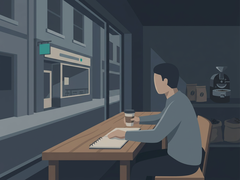
#> input picture apps/pipeline/tests/fixtures/collapsed-track/leaf-00.png, 240 x 180 px
$ python -i variety.py   (imports and definitions only)
#> lines starting #> are read from the running program, lines starting #| are printed output that depends on the picture
### apps/pipeline/src/zoomout_pipeline/logging.py
"""Structured logging.

Node boundaries log the run id and, once WP17 exists, the Leaf id. Every model call logs
its token spend. Cost is a first-class concern: the per-Track number decides whether the
library can grow, and it cannot be reconstructed after the fact from unstructured logs.
"""

from __future__ import annotations

import logging
import sys
from typing import Any

import structlog


# [22 lines left out: function configure_logging, not called in this run]


def get_logger(name: str, **initial: Any) -> structlog.stdlib.BoundLogger:
    """A logger bound with whatever context the caller already knows."""
    logger: structlog.stdlib.BoundLogger = structlog.get_logger(name)
    if initial:
        logger = logger.bind(**initial)
    return logger

### apps/pipeline/src/zoomout_pipeline/assets/variety.py
"""Whether a Track's illustrations are actually different pictures.

**This measures the pictures, not the labels.** A setting label can read "construction site"
over a rendering of a desk, so the places a run decided are reported here as a supporting
signal and are never the verdict. The verdict comes from the pixels.

**It measures composition and deliberately ignores colour.** That is the design, not an
omission. The palette is the identity: every illustration in this library sits in the same four
dark surfaces with one teal accent, so a check that scored colour variety would mark the house
style *working* as a failure. What must vary is where the shapes are.

## Two things that were tried and did not work, recorded because they look reasonable

**Luminance layout does not see the failure.** Track 42 — eighteen seated figures at a table,
a collapse obvious to anyone who looks at the set — scores a *higher* median pairwise distance
on a downsampled brightness grid than the six-image anchor set does. The reason is that these
pictures differ enormously in where the light is (a window left, a wedge from the top right)
and not at all in what is in them, and a brightness grid measures exactly the part that varies.
So the signature below is built from **edge density**: contours are the subject, and a soft
background gradient has almost none.

**The median distance over all pairs does not see it either** — 0.80 for Track 42 against 0.79
for the anchors. A collapsed set still contains distant pairs, because even eighteen desks are
framed differently. What "collapsed" actually means is that **every picture has a near twin**,
and the statistic for that is the distance from each image to its *nearest neighbour*. On that
measure the same two sets read 0.50 and 0.67, which is the separation a human eye makes.
"""

from __future__ import annotations

import io
import math
from collections.abc import Sequence
from dataclasses import dataclass
from statistics import median

from PIL import Image, ImageFilter

from zoomout_pipeline.logging import get_logger

# [1 line that did not run here, left out]

# The grid the edge map is pooled into. Coarse enough that a chair moved twenty pixels is not
# "variety"; fine enough to tell a wide room from a close pair of hands.
GRID_WIDTH = 24
GRID_HEIGHT = 18

# Edges are found at this multiple of the grid and then mean-pooled down. Finding edges
# directly on a 24x18 thumbnail measures nothing — there are no contours left at that size.
EDGE_DETAIL_FACTOR = 4

# The floor on the median nearest-neighbour distance, below which a set has collapsed.
#
# **Calibrated against measured sets, and the calibration is thin — two real Tracks and the
# anchor set.** Revisit it on the third Track rather than trusting it. The measurements behind
# this number are in WP30's completion report; the synthetic ends of the scale are pinned in
# `tests/test_variety.py` so a change here fails a test rather than passing silently.
MIN_MEDIAN_NEAREST_DISTANCE = 0.60

# Two images closer than this are the same composition wearing different furniture. Reported
# per pair so a human can look at the two Leaves named rather than at a statistic.
NEAR_DUPLICATE_DISTANCE = 0.35


@dataclass(frozen=True)
class VarietyReport:
    """What a Track's illustrations look like taken as a set."""

    count: int
    median_nearest: float
    min_nearest: float
    nearest_by_index: tuple[tuple[int, int, float], ...]
    near_duplicate_pairs: tuple[tuple[int, int, float], ...]
    distinct_places: int | None
    place_labels: tuple[str, ...]

    @property
    def collapsed(self) -> bool:
        """Whether this has stopped being a set of different pictures."""
        return self.median_nearest < MIN_MEDIAN_NEAREST_DISTANCE

    @property
    def passed(self) -> bool:
        return not self.collapsed

    def summary(self) -> str:
        verdict = "COLLAPSED" if self.collapsed else "varied"
        lines = [
            f"{verdict}: {self.count} images, median nearest-neighbour distance "
            f"{self.median_nearest:.3f} (floor {MIN_MEDIAN_NEAREST_DISTANCE:.2f}), "
            f"closest pair {self.min_nearest:.3f}"
        ]
        if self.near_duplicate_pairs:
            pairs = ", ".join(f"{a}~{b} ({d:.2f})" for a, b, d in self.near_duplicate_pairs[:8])
            lines.append(f"  {len(self.near_duplicate_pairs)} near-duplicate pairs: {pairs}")
        if self.distinct_places is not None:
            lines.append(
                f"  settings named: {self.distinct_places} distinct places for {self.count} Leaves"
            )
        return "\n".join(lines)

    def crowded(self) -> list[tuple[int, int, float]]:
        """The images whose nearest neighbour is inside the near-duplicate radius."""
        return [item for item in self.nearest_by_index if item[2] < NEAR_DUPLICATE_DISTANCE]


def composition_signature(data: bytes) -> tuple[float, ...]:
    """One image reduced to where its edges are.

    Greyscale, edges found at a size where there are edges to find, mean-pooled into a coarse
    grid, then z-scored. The z-score is what makes this a composition measure rather than a
    contrast measure: the same room drawn darker scores as the same room, which is correct,
    and two different rooms do not collapse onto each other merely for both being dark — which
    matters here, because every image in this library is dark by contract.
    """
    detail = (GRID_WIDTH * EDGE_DETAIL_FACTOR, GRID_HEIGHT * EDGE_DETAIL_FACTOR)
    with Image.open(io.BytesIO(data)) as image:
        large = image.convert("L").resize(detail, Image.Resampling.BILINEAR)
        edges = large.filter(ImageFilter.FIND_EDGES)
        grid = edges.resize((GRID_WIDTH, GRID_HEIGHT), Image.Resampling.BOX)
        cells = [float(value) for value in grid.tobytes()]

    mean = sum(cells) / len(cells)
    variance = sum((value - mean) ** 2 for value in cells) / len(cells)
    spread = math.sqrt(variance)
    if spread == 0:
        # A flat image has no composition. Zeros are the honest answer: `signature_distance`
        # reports 0 against anything, so a run of blank images reads as collapsed, which it is.
        return tuple(0.0 for _ in cells)
    return tuple((value - mean) / spread for value in cells)


def signature_distance(left: Sequence[float], right: Sequence[float]) -> float:
    """Cosine distance between two signatures, in [0, 2].

    0 is the same layout, 1 is unrelated. Cosine rather than RMS so the number does not move
    with the grid size, which keeps the threshold above meaningful if the grid is retuned.
    """
    dot = sum(a * b for a, b in zip(left, right, strict=True))
    left_norm = math.sqrt(sum(a * a for a in left))
    right_norm = math.sqrt(sum(b * b for b in right))
    if left_norm == 0 or right_norm == 0:
        return 0.0
    return 1.0 - dot / (left_norm * right_norm)


def check_variety(images: Sequence[bytes], *, places: Sequence[str] | None = None) -> VarietyReport:
    """Whether these are different pictures, and which ones are not.

    One image per Leaf, in Leaf order — the indices in the report are positions in this
    sequence, so the caller can name the Leaves. A set of fewer than two is reported as varied
    rather than as a failure: there is nothing for it to have collapsed into.
    """
    distinct = len({place.strip().lower() for place in places}) if places else None

    if len(images) < 2:
        return VarietyReport(
            count=len(images),
            median_nearest=math.inf,
            min_nearest=math.inf,
            nearest_by_index=(),
            near_duplicate_pairs=(),
            distinct_places=distinct,
            place_labels=tuple(places or ()),
        )

    signatures = [composition_signature(data) for data in images]
    size = len(signatures)

    pairwise = [[0.0] * size for _ in range(size)]
    near: list[tuple[int, int, float]] = []
    for i in range(size):
        for j in range(i + 1, size):
            value = signature_distance(signatures[i], signatures[j])
            pairwise[i][j] = pairwise[j][i] = value
            if value < NEAR_DUPLICATE_DISTANCE:
                near.append((i, j, value))

    nearest: list[tuple[int, int, float]] = []
    for i in range(size):
        partner = min((j for j in range(size) if j != i), key=lambda j: pairwise[i][j])
        nearest.append((i, partner, pairwise[i][partner]))

    near.sort(key=lambda item: item[2])
    distances = [item[2] for item in nearest]
    report = VarietyReport(
        count=size,
        median_nearest=median(distances),
        min_nearest=min(distances),
        nearest_by_index=tuple(nearest),
        near_duplicate_pairs=tuple(near),
        distinct_places=distinct,
        place_labels=tuple(places or ()),
    )
    _log.info(
        "variety.checked",
        images=report.count,
        median_nearest=round(report.median_nearest, 4),
        min_nearest=round(report.min_nearest, 4),
        near_duplicates=len(report.near_duplicate_pairs),
        distinct_places=distinct,
        collapsed=report.collapsed,
    )
    return report


__all__ = [
    "EDGE_DETAIL_FACTOR",
    "GRID_HEIGHT",
    "GRID_WIDTH",
    "MIN_MEDIAN_NEAREST_DISTANCE",
    "NEAR_DUPLICATE_DISTANCE",
    "VarietyReport",
    "check_variety",
    "composition_signature",
    "signature_distance",
]

>>> import cv2
>>> picture = cv2.imread('../../../tests/fixtures/collapsed-track/leaf-00.png', cv2.IMREAD_GRAYSCALE)
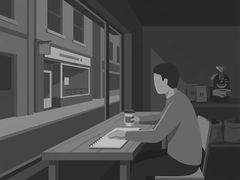
#> picture: shape (180, 240); min 26, max 208, mean 76.2
#> (the run stopped early here; a loop or call above may not have finished)

$ run again, on apps/pipeline/tests/fixtures/collapsed-track/leaf-02.png
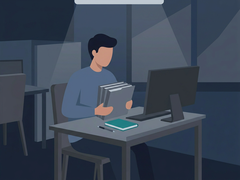
#> input picture apps/pipeline/tests/fixtures/collapsed-track/leaf-02.png, 240 x 180 px
#> `picture = cv2.imread('../../../tests/fixtures/collapsed-track/leaf-00...`:
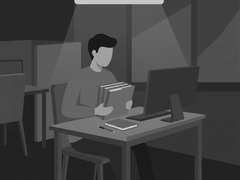
#> picture: shape (180, 240); min 16, max 223, mean 68.1

$ run again, on apps/pipeline/tests/fixtures/collapsed-track/leaf-03.png
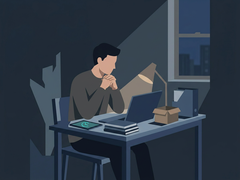
#> input picture apps/pipeline/tests/fixtures/collapsed-track/leaf-03.png, 240 x 180 px
#> `picture = cv2.imread('../../../tests/fixtures/collapsed-track/leaf-00...`:
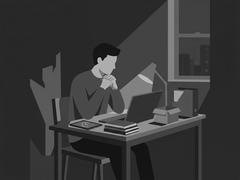
#> picture: shape (180, 240); min 1, max 220, mean 56.3
